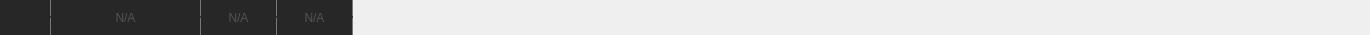
     <widget class="QFrame" name="fr_top_bar">
      <property name="maximumSize">
       <size>
        <width>16777215</width>
        <height>35</height>
       </size>
      </property>
      <property name="styleSheet">
       <string notr="true">QPushButton{
border: 0px;
}
QPushButton:hover{
	background-color: rgba(255, 255, 255, 0.3)
}
QPushButton:pressed{
	background-color: rgba(205, 205, 205, 0.3)
}</string>
      </property>
      <property name="frameShape">
       <enum>QFrame::NoFrame</enum>
      </property>
      <property name="frameShadow">
       <enum>QFrame::Raised</enum>
      </property>
      <layout class="QHBoxLayout" name="horizontalLayout">
       <property name="spacing">
        <number>0</number>
       </property>
       <property name="leftMargin">
        <number>0</number>
       </property>
       <property name="topMargin">
        <number>0</number>
       </property>
       <property name="rightMargin">
        <number>0</number>
       </property>
       <property name="bottomMargin">
        <number>0</number>
       </property>
       <item>
        <widget class="QPushButton" name="btn_togle_menu">
         <property name="sizePolicy">
          <sizepolicy hsizetype="Expanding" vsizetype="Expanding">
           <horstretch>0</horstretch>
           <verstretch>0</verstretch>
          </sizepolicy>
         </property>
         <property name="minimumSize">
          <size>
           <width>50</width>
           <height>35</height>
          </size>
         </property>
         <property name="maximumSize">
          <size>
           <width>45</width>
           <height>35</height>
          </size>
         </property>
         <property name="cursor">
          <cursorShape>PointingHandCursor</cursorShape>
         </property>
         <property name="styleSheet">
          <string notr="true">QPushButton{
	background-color: rgb(39, 39, 39);
}
QPushButton:hover{
	background-color: rgb(59, 59, 59);
}
QPushButton:pressed{
	background-color: rgba(155, 155, 155, 0.2)
}</string>
         </property>
         <property name="text">
          <string/>
         </property>
         <property name="icon">
          <iconset resource="resources/src.qrc">
           <normaloff>:/src/icons/menu.png</normaloff>:/src/icons/menu.png</iconset>
         </property>
         <property name="iconSize">
          <size>
           <width>29</width>
           <height>29</height>
          </size>
         </property>
        </widget>
       </item>
       <item>
        <widget class="Line" name="line_3">
         <property name="minimumSize">
          <size>
           <width>1</width>
           <height>0</height>
          </size>
         </property>
         <property name="maximumSize">
          <size>
           <width>1</width>
           <height>45</height>
          </size>
         </property>
         <property name="styleSheet">
          <string notr="true">background-color: rgba(0, 0, 0, 0.5);</string>
         </property>
         <property name="orientation">
          <enum>Qt::Horizontal</enum>
         </property>
        </widget>
       </item>
       <item>
        <widget class="QLabel" name="time_label">
         <property name="minimumSize">
          <size>
           <width>149</width>
           <height>0</height>
          </size>
         </property>
         <property name="styleSheet">
          <string notr="true">color: rgba(255, 255, 255, 0.2);
background-color: rgb(39, 39, 39);</string>
         </property>
         <property name="text">
          <string>N/A</string>
         </property>
         <property name="alignment">
          <set>Qt::AlignCenter</set>
         </property>
        </widget>
       </item>
       <item>
        <widget class="Line" name="line_hide_4">
         <property name="minimumSize">
          <size>
           <width>1</width>
           <height>0</height>
          </size>
         </property>
         <property name="maximumSize">
          <size>
           <width>1</width>
           <height>45</height>
          </size>
         </property>
         <property name="styleSheet">
          <string notr="true">background-color: rgba(0, 0, 0, 0.5);</string>
         </property>
         <property name="orientation">
          <enum>Qt::Horizontal</enum>
         </property>
        </widget>
       </item>
       <item>
        <widget class="QLabel" name="lb_countdown">
         <property name="sizePolicy">
          <sizepolicy hsizetype="Maximum" vsizetype="Maximum">
           <horstretch>0</horstretch>
           <verstretch>0</verstretch>
          </sizepolicy>
         </property>
         <property name="minimumSize">
          <size>
           <width>75</width>
           <height>35</height>
          </size>
         </property>
         <property name="maximumSize">
          <size>
           <width>75</width>
           <height>35</height>
          </size>
         </property>
         <property name="styleSheet">
          <string notr="true">QLabel{
color: rgba(255, 255, 255, 0.2);
background-color: rgb(39, 39, 39);
}

QLabel:hover{
color: rgba(255, 255, 255, 0.2);
}</string>
         </property>
         <property name="text">
          <string>N/A</string>
         </property>
         <property name="alignment">
          <set>Qt::AlignCenter</set>
         </property>
        </widget>
       </item>
       <item>
        <widget class="Line" name="line_hide_2">
         <property name="minimumSize">
          <size>
           <width>1</width>
           <height>0</height>
          </size>
         </property>
         <property name="maximumSize">
          <size>
           <width>1</width>
           <height>45</height>
          </size>
         </property>
         <property name="styleSheet">
          <string notr="true">background-color: rgba(0, 0, 0, 0.5);</string>
         </property>
         <property name="orientation">
          <enum>Qt::Horizontal</enum>
         </property>
        </widget>
       </item>
       <item>
        <widget class="QLabel" name="lb_telemetry_info_1">
         <property name="minimumSize">
          <size>
           <width>75</width>
           <height>35</height>
          </size>
         </property>
         <property name="maximumSize">
          <size>
           <width>75</width>
           <height>35</height>
          </size>
         </property>
         <property name="styleSheet">
          <string notr="true">color: rgba(255, 255, 255, 0.2);
background-color: rgb(39, 39, 39);</string>
         </property>
         <property name="text">
          <string>N/A</string>
         </property>
         <property name="alignment">
          <set>Qt::AlignCenter</set>
         </property>
        </widget>
       </item>
       <item>
        <widget class="Line" name="line_hide_3">
         <property name="minimumSize">
          <size>
           <width>1</width>
           <height>0</height>
          </size>
         </property>
         <property name="maximumSize">
          <size>
           <width>1</width>
           <height>45</height>
          </size>
         </property>
         <property name="styleSheet">
          <string notr="true">background-color: rgba(0, 0, 0, 0.5);</string>
         </property>
         <property name="orientation">
          <enum>Qt::Horizontal</enum>
         </property>
        </widget>
       </item>
       <item>
        <spacer name="top_bar_spacer">
         <property name="orientation">
          <enum>Qt::Horizontal</enum>
         </property>
         <property name="sizeHint" stdset="0">
          <size>
           <width>797</width>
           <height>20</height>
          </size>
         </property>
        </spacer>
       </item>
       <item>
        <widget class="QPushButton" name="btn_minimize">
         <property name="sizePolicy">
          <sizepolicy hsizetype="Expanding" vsizetype="Expanding">
           <horstretch>0</horstretch>
           <verstretch>0</verstretch>
          </sizepolicy>
         </property>
         <property name="minimumSize">
          <size>
           <width>55</width>
           <height>35</height>
          </size>
         </property>
         <property name="maximumSize">
          <size>
           <width>55</width>
           <height>35</height>
          </size>
         </property>
         <property name="cursor">
          <cursorShape>PointingHandCursor</cursorShape>
         </property>
         <property name="styleSheet">
          <string notr="true"/>
         </property>
         <property name="text">
          <string/>
         </property>
         <property name="icon">
          <iconset resource="resources/src.qrc">
           <normaloff>:/src/icons/minimize.png</normaloff>:/src/icons/minimize.png</iconset>
         </property>
         <property name="iconSize">
          <size>
           <width>29</width>
           <height>29</height>
          </size>
         </property>
        </widget>
       </item>
       <item>
        <widget class="QPushButton" name="btn_normalize">
         <property name="sizePolicy">
          <sizepolicy hsizetype="Expanding" vsizetype="Expanding">
           <horstretch>0</horstretch>
           <verstretch>0</verstretch>
          </sizepolicy>
         </property>
         <property name="minimumSize">
          <size>
           <width>55</width>
           <height>35</height>
          </size>
         </property>
         <property name="maximumSize">
          <size>
           <width>55</width>
           <height>35</height>
          </size>
         </property>
         <property name="cursor">
          <cursorShape>PointingHandCursor</cursorShape>
         </property>
         <property name="styleSheet">
          <string notr="true"/>
         </property>
         <property name="text">
          <string/>
         </property>
         <property name="icon">
          <iconset resource="resources/src.qrc">
           <normaloff>:/src/icons/notfullscreen.png</normaloff>:/src/icons/notfullscreen.png</iconset>
         </property>
         <property name="iconSize">
          <size>
           <width>29</width>
           <height>29</height>
          </size>
         </property>
        </widget>
       </item>
       <item>
        <widget class="QPushButton" name="btn_maximize">
         <property name="sizePolicy">
          <sizepolicy hsizetype="Expanding" vsizetype="Expanding">
           <horstretch>0</horstretch>
           <verstretch>0</verstretch>
          </sizepolicy>
         </property>
         <property name="minimumSize">
          <size>
           <width>55</width>
           <height>35</height>
          </size>
         </property>
         <property name="maximumSize">
          <size>
           <width>55</width>
           <height>35</height>
          </size>
         </property>
         <property name="cursor">
          <cursorShape>PointingHandCursor</cursorShape>
         </property>
         <property name="styleSheet">
          <string notr="true"/>
         </property>
         <property name="text">
          <string/>
         </property>
         <property name="icon">
          <iconset resource="resources/src.qrc">
           <normaloff>:/src/icons/fullscreen.png</normaloff>:/src/icons/fullscreen.png</iconset>
         </property>
         <property name="iconSize">
          <size>
           <width>29</width>
           <height>29</height>
          </size>
         </property>
        </widget>
       </item>
       <item>
        <widget class="QPushButton" name="btn_close">
         <property name="sizePolicy">
          <sizepolicy hsizetype="Expanding" vsizetype="Expanding">
           <horstretch>0</horstretch>
           <verstretch>0</verstretch>
          </sizepolicy>
         </property>
         <property name="minimumSize">
          <size>
           <width>55</width>
           <height>35</height>
          </size>
         </property>
         <property name="maximumSize">
          <size>
           <width>55</width>
           <height>35</height>
          </size>
         </property>
         <property name="cursor">
          <cursorShape>PointingHandCursor</cursorShape>
         </property>
         <property name="styleSheet">
          <string notr="true">QPushButton:hover{
	background-color: rgba(170, 0, 0,0.8);
}

QPushButton:pressed{
	background-color: rgba(150, 0, 0,0.7);
}</string>
         </property>
         <property name="text">
          <string/>
         </property>
         <property name="icon">
          <iconset resource="resources/src.qrc">
           <normaloff>:/src/icons/close.png</normaloff>:/src/icons/close.png</iconset>
         </property>
         <property name="iconSize">
          <size>
           <width>29</width>
           <height>29</height>
          </size>
         </property>
        </widget>
       </item>
      </layout>
     </widget>
